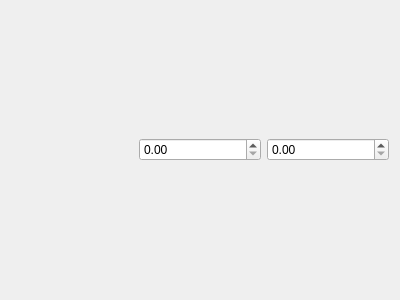
<?xml version="1.0" encoding="UTF-8"?>
<ui version="4.0">
 <class>Form</class>
 <widget class="QWidget" name="Form">
  <property name="geometry">
   <rect>
    <x>0</x>
    <y>0</y>
    <width>400</width>
    <height>300</height>
   </rect>
  </property>
  <property name="windowTitle">
   <string>Form</string>
  </property>
  <layout class="QHBoxLayout" name="horizontalLayout">
   <item>
    <widget class="QLabel" name="dimInd">
     <property name="text">
      <string>&lt;INDEX&gt;</string>
     </property>
     <property name="alignment">
      <set>Qt::AlignRight|Qt::AlignTrailing|Qt::AlignVCenter</set>
     </property>
    </widget>
   </item>
   <item>
    <widget class="QDoubleSpinBox" name="dimSize"/>
   </item>
   <item>
    <widget class="QDoubleSpinBox" name="curInd"/>
   </item>
  </layout>
 </widget>
 <resources/>
 <connections/>
</ui>
